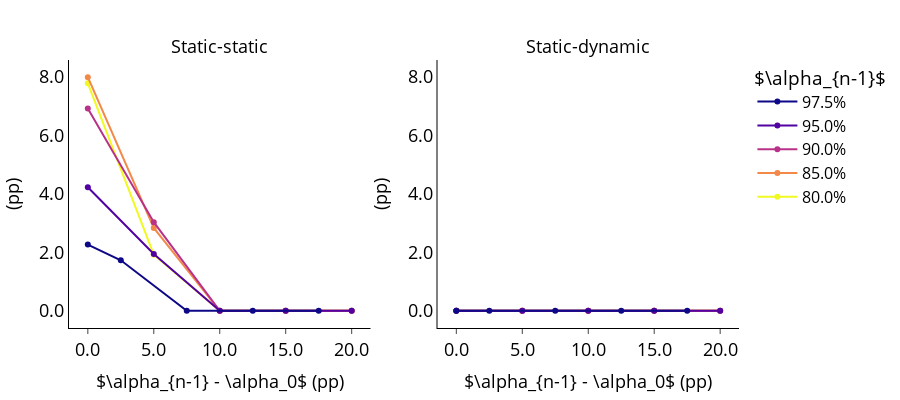

Notebook cell for this chart:
### Code cell
b0, bn1 = a0+[], an1[2:]+[]
over_fr_analysis(alpha, "T20_S150_n4", b0, bn1, reps, view_bool=True, hover_bool=False, plot="over_fr", share_y="scale")

### Figure 1 — Plotly figure (JSON) as saved in the notebook; plotly's stock layout.template omitted (floating-point values rounded to 4 significant figures)
{"data": [{"customdata": [0, 0.05, 0.1, 0.15, 0.2], "hovertemplate": "α(0): %{customdata:.1%} <br>Overall fill rate = %{y:,.2%}", "legendgroup": "80.0%", "marker": {"color": "rgb(240, 249, 33)"}, "mode": "lines+markers", "name": "80.0%", "showlegend": false, "type": "scatter", "x": [0, 0.05, 0.1, 0.15, 0.2], "xaxis": "x", "y": [0.07785, 0.0192, -2.188e-13, 6.695e-14, -1.765e-14], "yaxis": "y"}, {"customdata": [0, 0.05, 0.1, 0.15, 0.2], "hovertemplate": "α(0): %{customdata:.1%} <br>Overall fill rate = %{y:,.2%}", "legendgroup": "80.0%", "marker": {"color": "rgb(240, 249, 33)"}, "mode": "lines+markers", "name": "80.0%", "showlegend": true, "type": "scatter", "x": [0, 0.05, 0.1, 0.15, 0.2], "xaxis": "x2", "y": [7.661e-15, 1.177e-14, 1.121e-14, 7.55e-15, 6.328e-15], "yaxis": "y2"}, {"customdata": [0, 0.05, 0.1, 0.15, 0.2], "hovertemplate": "α(0): %{customdata:.1%} <br>Overall fill rate = %{y:,.2%}", "legendgroup": "85.0%", "marker": {"color": "rgb(243, 137, 72)"}, "mode": "lines+markers", "name": "85.0%", "showlegend": false, "type": "scatter", "x": [0, 0.05, 0.1, 0.15, 0.2], "xaxis": "x", "y": [0.07994, 0.02837, 3.053e-14, 9.481e-14, 9.215e-14], "yaxis": "y"}, {"customdata": [0, 0.05, 0.1, 0.15, 0.2], "hovertemplate": "α(0): %{customdata:.1%} <br>Overall fill rate = %{y:,.2%}", "legendgroup": "85.0%", "marker": {"color": "rgb(243, 137, 72)"}, "mode": "lines+markers", "name": "85.0%", "showlegend": true, "type": "scatter", "x": [0, 0.05, 0.1, 0.15, 0.2], "xaxis": "x2", "y": [1.099e-14, 1.11e-14, 1.155e-14, 9.992e-15, 6.217e-15], "yaxis": "y2"}, {"customdata": [0, 0.05, 0.1, 0.15, 0.2], "hovertemplate": "α(0): %{customdata:.1%} <br>Overall fill rate = %{y:,.2%}", "legendgroup": "90.0%", "marker": {"color": "rgb(184, 50, 137)"}, "mode": "lines+markers", "name": "90.0%", "showlegend": false, "type": "scatter", "x": [0, 0.05, 0.1, 0.15, 0.2], "xaxis": "x", "y": [0.06923, 0.03032, -1.933e-13, 9.792e-14, 7.649e-14], "yaxis": "y"}, {"customdata": [0, 0.05, 0.1, 0.15, 0.2], "hovertemplate": "α(0): %{customdata:.1%} <br>Overall fill rate = %{y:,.2%}", "legendgroup": "90.0%", "marker": {"color": "rgb(184, 50, 137)"}, "mode": "lines+markers", "name": "90.0%", "showlegend": true, "type": "scatter", "x": [0, 0.05, 0.1, 0.15, 0.2], "xaxis": "x2", "y": [8.771e-15, 1.554e-14, 1.221e-14, 8.438e-15, 6.661e-15], "yaxis": "y2"}, {"customdata": [0, 0.05, 0.1, 0.15, 0.2], "hovertemplate": "α(0): %{customdata:.1%} <br>Overall fill rate = %{y:,.2%}", "legendgroup": "95.0%", "marker": {"color": "rgb(83, 2, 162)"}, "mode": "lines+markers", "name": "95.0%", "showlegend": false, "type": "scatter", "x": [0, 0.05, 0.1, 0.15, 0.2], "xaxis": "x", "y": [0.04229, 0.01947, -6.994e-14, 1.289e-13, 8.338e-14], "yaxis": "y"}, {"customdata": [0, 0.05, 0.1, 0.15, 0.2], "hovertemplate": "α(0): %{customdata:.1%} <br>Overall fill rate = %{y:,.2%}", "legendgroup": "95.0%", "marker": {"color": "rgb(83, 2, 162)"}, "mode": "lines+markers", "name": "95.0%", "showlegend": true, "type": "scatter", "x": [0, 0.05, 0.1, 0.15, 0.2], "xaxis": "x2", "y": [9.77e-15, 1.599e-14, 1.343e-14, 9.77e-15, 6.994e-15], "yaxis": "y2"}, {"customdata": [0, 0.025, 0.075, 0.125, 0.175], "hovertemplate": "α(0): %{customdata:.1%} <br>Overall fill rate = %{y:,.2%}", "legendgroup": "97.5%", "marker": {"color": "rgb(13, 8, 135)"}, "mode": "lines+markers", "name": "97.5%", "showlegend": false, "type": "scatter", "x": [0, 0.025, 0.075, 0.125, 0.175], "xaxis": "x", "y": [0.02267, 0.0173, 1.062e-13, 4.863e-14, 1.069e-13], "yaxis": "y"}, {"customdata": [0, 0.025, 0.075, 0.125, 0.175], "hovertemplate": "α(0): %{customdata:.1%} <br>Overall fill rate = %{y:,.2%}", "legendgroup": "97.5%", "marker": {"color": "rgb(13, 8, 135)"}, "mode": "lines+markers", "name": "97.5%", "showlegend": true, "type": "scatter", "x": [0, 0.025, 0.075, 0.125, 0.175], "xaxis": "x2", "y": [7.55e-15, 1.432e-14, 8.216e-15, 9.437e-15, 8.216e-15], "yaxis": "y2"}], "layout": {"annotations": [{"font": {"color": "black", "size": 18}, "showarrow": false, "text": "Static-static", "x": 0.225, "xanchor": "center", "xref": "paper", "y": 1, "yanchor": "bottom", "yref": "paper"}, {"font": {"color": "black", "size": 18}, "showarrow": false, "text": "Static-dynamic", "x": 0.775, "xanchor": "center", "xref": "paper", "y": 1, "yanchor": "bottom", "yref": "paper"}], "height": 400, "hovermode": "closest", "legend": {"font": {"color": "black", "size": 16}, "itemwidth": 40, "title": {"side": "top center", "text": "$\\alpha_{n-1}$"}, "traceorder": "reversed", "valign": "middle", "xanchor": "left"}, "margin": {"b": 40, "l": 20, "r": 20, "t": 60}, "plot_bgcolor": "white", "width": 900, "xaxis": {"anchor": "y", "domain": [0, 0.45], "linecolor": "black", "linewidth": 1, "showline": true, "tickfont": {"color": "black", "size": 18}, "ticks": "outside", "ticktext": ["0.0", "5.0", "10.0", "15.0", "20.0"], "tickvals": [0, 0.05, 0.1, 0.15, 0.2], "title": {"font": {"color": "black", "size": 18}, "text": "$\\alpha_{n-1} - \\alpha_0$\n(pp)"}}, "xaxis2": {"anchor": "y2", "domain": [0.55, 1], "linecolor": "black", "linewidth": 1, "showline": true, "tickfont": {"color": "black", "size": 18}, "ticks": "outside", "ticktext": ["0.0", "5.0", "10.0", "15.0", "20.0"], "tickvals": [0, 0.05, 0.1, 0.15, 0.2], "title": {"font": {"color": "black", "size": 18}, "text": "$\\alpha_{n-1} - \\alpha_0$\n(pp)"}}, "yaxis": {"anchor": "x", "domain": [0, 1], "linecolor": "black", "linewidth": 1, "showline": true, "showticklabels": true, "tickfont": {"color": "black", "size": 18}, "ticktext": ["0.0", "2.0", "4.0", "6.0", "8.0"], "tickvals": [0, 0.02, 0.04, 0.06, 0.08], "title": {"font": {"color": "black", "size": 18}, "text": "(pp)"}}, "yaxis2": {"anchor": "x2", "domain": [0, 1], "linecolor": "black", "linewidth": 1, "matches": "y", "showline": true, "showticklabels": true, "tickfont": {"color": "black", "size": 18}, "ticktext": ["0.0", "2.0", "4.0", "6.0", "8.0"], "tickvals": [0, 0.02, 0.04, 0.06, 0.08], "title": {"font": {"color": "black", "size": 18}, "text": "(pp)"}}}}
